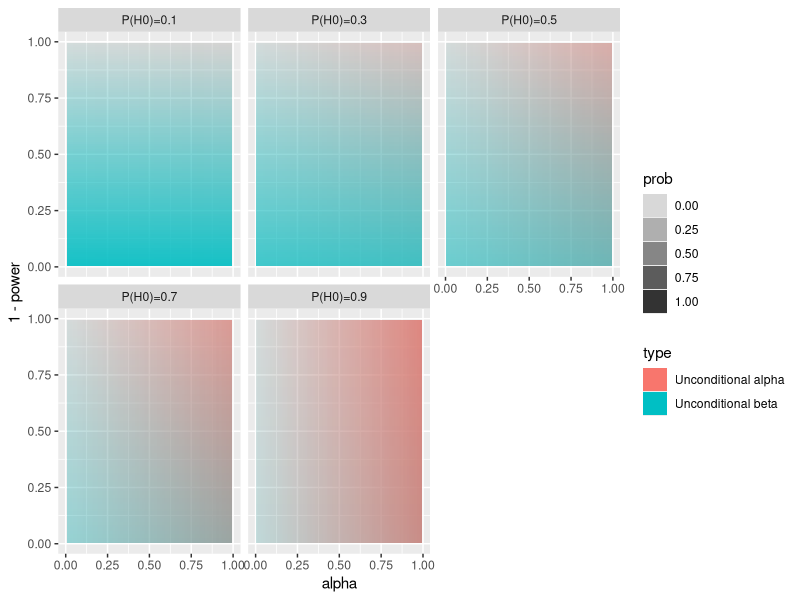

Write R code to recreate this figure.
library(dplyr)
library(tidyr)
library(ggplot2)

unconditionedError <- function(null_prob = 0.5, ...){
  error_prob <- expand.grid(alpha = seq(0.01, 0.99, by=0.01),
                            power = seq(0.01, 0.99, by=0.01),
                            null_prob = null_prob)
  
  error_prob <- error_prob %>%
    mutate(u_type1 = alpha * null_prob,
           u_type2 = (power) * (1-null_prob)) %>%
    gather(type, prob, u_type1, u_type2, -alpha, -power, -null_prob) %>%
    mutate(type = factor(type, 
                         c("u_type1", "u_type2"),
                         c("Unconditional alpha", "Unconditional beta")),
           null_prob = paste0("P(H0)=", null_prob))
  
  p <- ggplot(error_prob, aes(x=alpha, y=1-power, fill=type, alpha=prob)) + 
         geom_tile() + 
         scale_alpha_continuous(limits=c(0, 1))
  if (length(null_prob) > 1)
    p <- p + facet_wrap(~ null_prob, ...)

  return(list(plot = p, error_prob = error_prob))
}

unconditionedError(c(.1, .3, .5, .7, .9))
